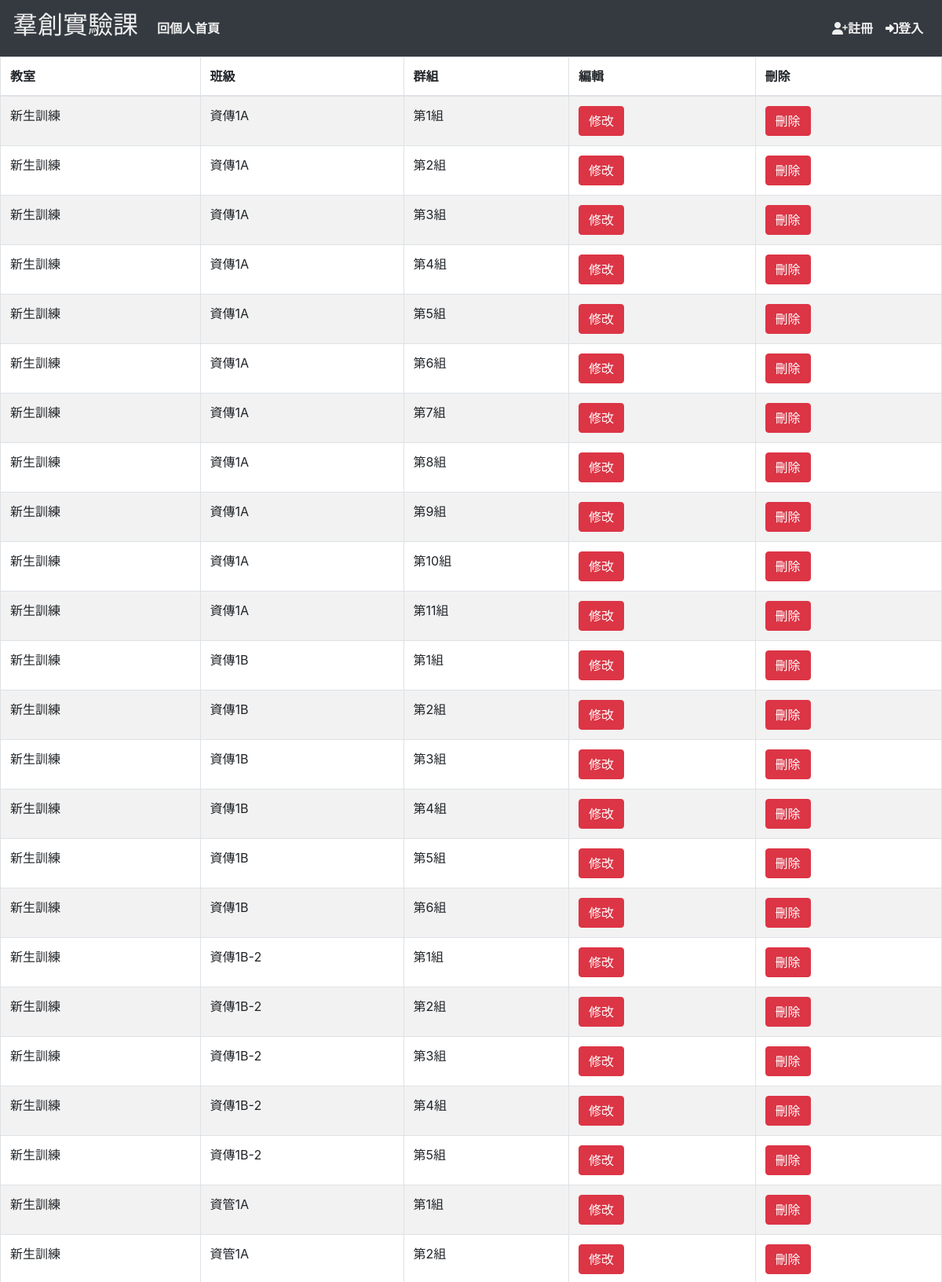
Page /check_group/ (upper part) on the committed database.
### login/models.py (models this page shows, shortened)
class Group(models.Model):
    group = models.CharField(max_length=128, null=True, blank=True)
    group_user = models.ManyToManyField(User, blank=True,related_name='user_user')
    activate = models.ForeignKey('CreateActivate', on_delete=models.CASCADE, blank=True)

class CreateActivate(models.Model):
    activate_name = models.CharField(max_length=128, unique=True, null=True, blank=True)
    class_id = models.ForeignKey('CreateClass', on_delete=models.CASCADE, blank=True, null=True)
    def __str__(self):
        return self.activate_name

class CreateClass(models.Model):
    class_title = models.CharField(max_length=128)
    def __str__(self):
        return self.class_title

### login/views.py (the view)
# urls.py: path('check_group/', views.check_group, name='check_group'),
def check_group(request):
    group = Group.objects.all()
    activate = models.CreateActivate.objects.all()
    context = {
        'group': group,
        'activate': activate
    }
    return render(request, 'check_group.html', context)

### templates/check_group.html (shortened to what this page needs)
{% extends "base.html" %}
{% block content %}
<table class="table table-hover table-striped table-bordered table-rwd">
        <thead >
            <tr class="tr-only-hide">
                <th scope="col" >教室</th>
                <th scope="col">班級</th>
                <th scope="col">群組</th>
                <th scope="col">編輯</th>
                <th scope="col">刪除</th>
            </tr>
        </thead>
        <tbody>
            {% for groupa in group %}<tr>
              <td data-th="教室"> {{ groupa.activate.class_id }}</td>
           <td data-th ="班級"> {{ groupa.activate }}</td>
                <td data-th="群組">{{ groupa.group }}</td>
                <td data-th="編輯">
                        <form method="post" action="{% url 'edit_group' groupa.pk %}">
                        <button type="submit" class="btn btn-danger">修改</button>
                    </form>
                </td>
                <td data-th="刪除">
                        <form method="post" action="{% url 'delete_group' groupa.pk %}">
                        <button type="submit" class="btn btn-danger">刪除</button>
                    </form>
                </td></tr>
            {% endfor %}
        </tbody>
    </table>
</body>
{% endblock %}

### templates/base.html (shortened to what this page needs)
<!DOCTYPE html>
<html lang="en">
<head>
{% load static %}
    {% include "tool/bootstrapt_3.4.html" %}
    {% include "part/nav.html" %}
</head>
<body>
{% block content %}
{% endblock %}
</body>
</html>

### templates/tool/bootstrapt_3.4.html (shortened to what this page needs)
<link rel="stylesheet" href="https://stackpath.bootstrapcdn.com/bootstrap/4.4.1/css/bootstrap.min.css">

### templates/part/nav.html (shortened to what this page needs)
{% block nav %}
    <nav class="navbar navbar-expand-md bg-dark navbar-dark " id="nav-css">
        <div class="navbar-brand"><h2>羣創實驗課</h2></div>
        <div class="collapse navbar-collapse " id="mylink">
              <ul class="navbar-nav mr-auto float-right">
                <li class="nav-item ">
                    <a class="nav-link" href={% url 'index' %}><b>回個人首頁</b></a>
                </li>
              </ul>
             <ul class="navbar-nav">
                <li class="nav-item ">
                    <a class="nav-link" href="/register"><i class="fas fa-user-plus">註冊</i></a>
                </li>
                 {% if request.session.user_name %}
                     <li class="nav-item ">
                    <a class="nav-link" href="/logout"><i class="fas fa-sign-in-alt">登出</i></a>
                </li>
                 {% else %}
                 <li class="nav-item ">
                    <a class="nav-link" href="/login"><i class="fas fa-sign-in-alt">登入</i></a>
                </li>
                 {% endif %}
              </ul>
          </div>
    </nav>
{% endblock %}

### templates/part/nav.html (style rules this page uses)
h2,b,i { color: #efefef; }

### rows in the picture
Group: activate.class_id "新生訓練", activate "資傳1A", group "第1組"
Group: activate.class_id "新生訓練", activate "資傳1A", group "第2組"
Group: activate.class_id "新生訓練", activate "資傳1A", group "第3組"
Group: activate.class_id "新生訓練", activate "資傳1A", group "第4組"
Group: activate.class_id "新生訓練", activate "資傳1A", group "第5組"
Group: activate.class_id "新生訓練", activate "資傳1A", group "第6組"
Group: activate.class_id "新生訓練", activate "資傳1A", group "第7組"
Group: activate.class_id "新生訓練", activate "資傳1A", group "第8組"
Group: activate.class_id "新生訓練", activate "資傳1A", group "第9組"
Group: activate.class_id "新生訓練", activate "資傳1A", group "第10組"
Group: activate.class_id "新生訓練", activate "資傳1A", group "第11組"
Group: activate.class_id "新生訓練", activate "資傳1B", group "第1組"
Group: activate.class_id "新生訓練", activate "資傳1B", group "第2組"
Group: activate.class_id "新生訓練", activate "資傳1B", group "第3組"
Group: activate.class_id "新生訓練", activate "資傳1B", group "第4組"
Group: activate.class_id "新生訓練", activate "資傳1B", group "第5組"
Group: activate.class_id "新生訓練", activate "資傳1B", group "第6組"
Group: activate.class_id "新生訓練", activate "資傳1B-2", group "第1組"
Group: activate.class_id "新生訓練", activate "資傳1B-2", group "第2組"
Group: activate.class_id "新生訓練", activate "資傳1B-2", group "第3組"
Group: activate.class_id "新生訓練", activate "資傳1B-2", group "第4組"
Group: activate.class_id "新生訓練", activate "資傳1B-2", group "第5組"
Group: activate.class_id "新生訓練", activate "資管1A", group "第1組"
Group: activate.class_id "新生訓練", activate "資管1A", group "第2組"
